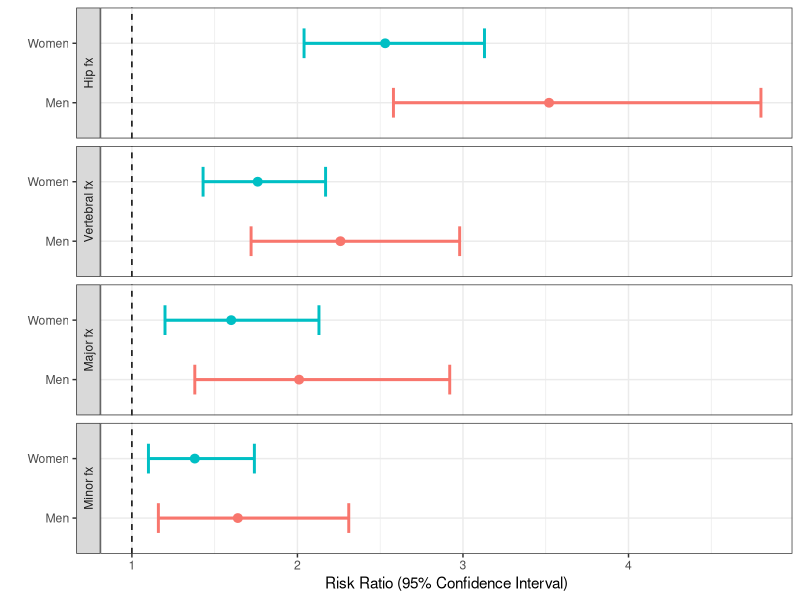

Write R code to recreate this figure.
library(ggplot2)
## Registered S3 methods overwritten by 'ggplot2':
##   method         from 
##   [.quosures     rlang
##   c.quosures     rlang
##   print.quosures rlang
mytheme <- function(base_size = 12, base_family = "sans"){
  theme_minimal(base_size = base_size, base_family = base_family) +
  theme(
    axis.text = element_text(size = 12),
    axis.title = element_text(size = 14),
    panel.grid.major = element_line(color = "grey"),
    panel.grid.minor = element_blank(),
    panel.background = element_rect(fill = "aliceblue"),
    strip.background = element_rect(fill = "darkgrey", color = "grey", size = 1),
    strip.text = element_text(face = "bold", size = 12, color = "white"),
    legend.position = " ",
    legend.justification = "top", 
    panel.border = element_rect(color = "grey", fill = NA, size = 0.5)
  )
}

Parameter  = c("Hip fx", "Vertebral fx", "Major fx", "Minor fx", "Hip fx", "Vertebral fx", "Major fx", "Minor fx")
Sex = c(rep("Women", 4), rep("Men", 4))
RR = c(2.53, 1.76, 1.60, 1.38, 3.52, 2.26, 2.01, 1.64)
Lower = c(2.04, 1.43, 1.20, 1.10, 2.58, 1.72, 1.38, 1.16)
Upper = c(3.13, 2.17, 2.13, 1.74, 4.80, 2.98, 2.92, 2.31)

dat = data.frame(Parameter, RR, Lower, Upper)

dat$Parameter = factor(dat$Parameter, levels=c("Hip fx", "Vertebral fx", "Major fx", "Minor fx")) 
g = ggplot(data=dat, aes(x=Sex, y=RR, ymin=Lower, ymax=Upper, color=Parameter))
g = g + geom_pointrange(aes(col=Sex), lwd=0.8)  
g = g + geom_hline(aes(fill=Sex), yintercept =1, linetype=2)
g = g + xlab("") + ylab("Risk Ratio (95% Confidence Interval)")
g = g + geom_errorbar(aes(ymin=Lower, ymax=Upper, col=Sex), width=0.5, cex=1)
g = g + facet_wrap(~Parameter, strip.position="left", nrow=9, scales = "free_y")
g = g + theme(plot.title=element_text(size=16,face="bold"),
        axis.text.y=element_blank(),
        axis.ticks.y=element_blank(),
        axis.text.x=element_text(face="bold"),
        axis.title=element_text(size=12,face="bold"),
        strip.text.y = element_text(hjust=0,vjust = 1,angle=180,face="bold"))
g + coord_flip() + theme_bw() + theme(legend.position="none")




# 1 1 0.74 0.73 0.75
# 1 2 0.75 0.73 0.77
# 2 1  0.63 0.63 0.64
# 2 2 0.71 0.69 0.72
# 3 1 1.89 1.87 1.91
# 3 2 1.78 1.74 1.84
# 4 1 0.61 0.60 0.62
# 4 2 0.66 0.64 0.67
# 5 1 2.01 1.99 2.03
# 5 2 1.95 1.89 2.02
# 6 1 0.82 0.79 0.85
# 6 2 0.76 0.71 0.81